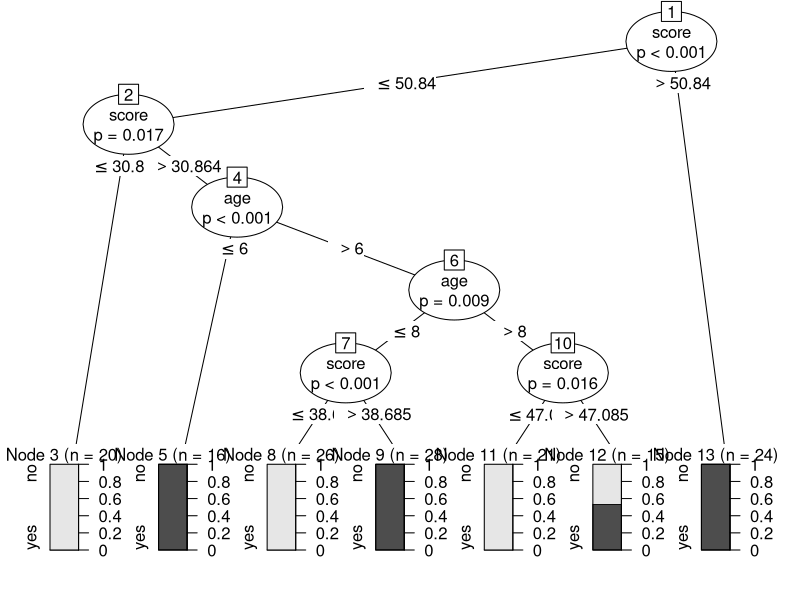

Write the R code that produced this figure.
library(datasets)
library(caTools)
library(party)
library(magrittr)
library(dplyr)

data("readingSkills")
head(readingSkills)

split=sample.split(readingSkills,SplitRatio = 0.8)
train=subset(readingSkills,split==TRUE)
test=subset(readingSkills,split==FALSE)

model=ctree(nativeSpeaker~.,data=train)

plot(model)

yp=predict(model,test)

native=table(test$nativeSpeaker,yp)
native
